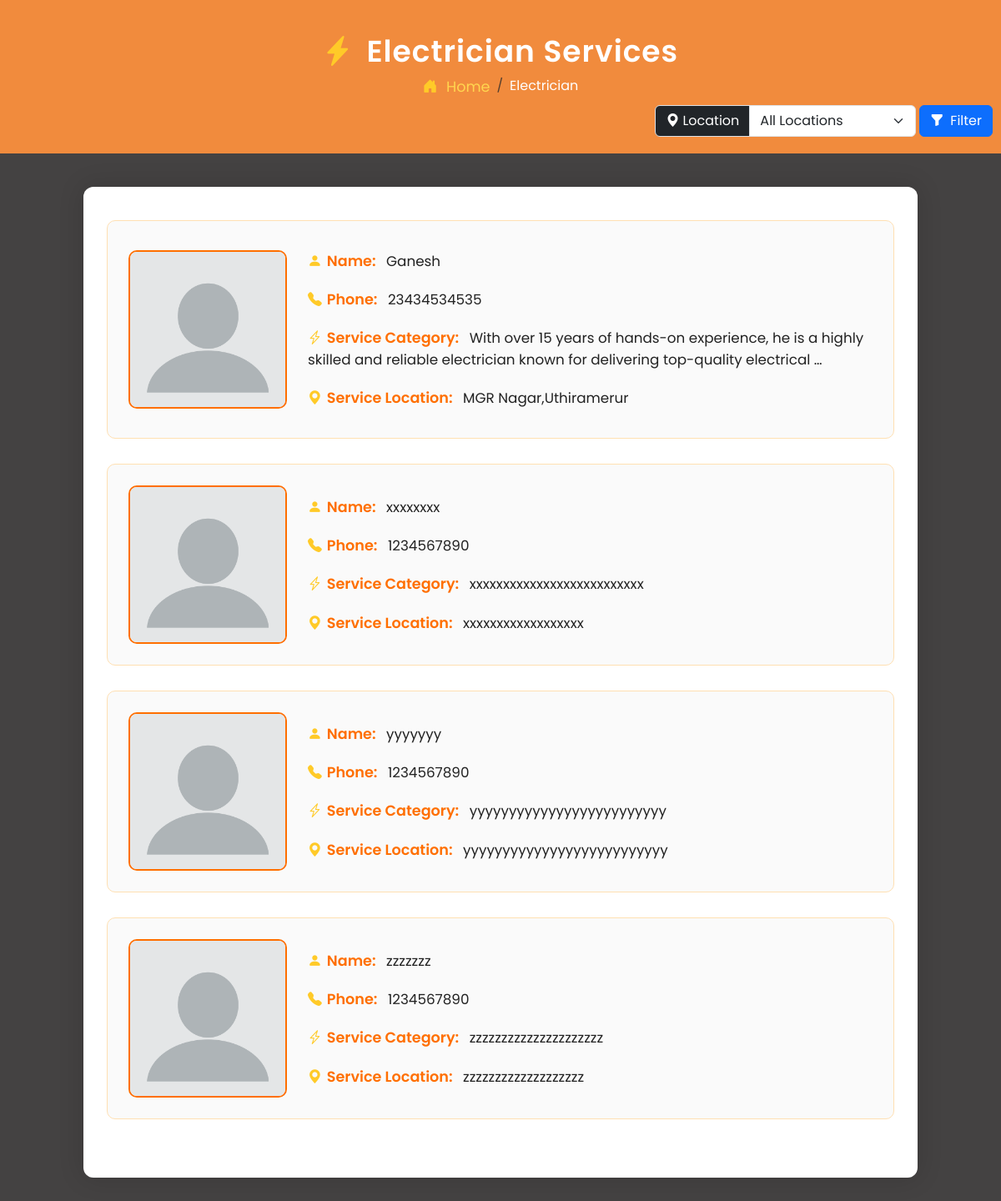
The app's page /electrician/, older data.
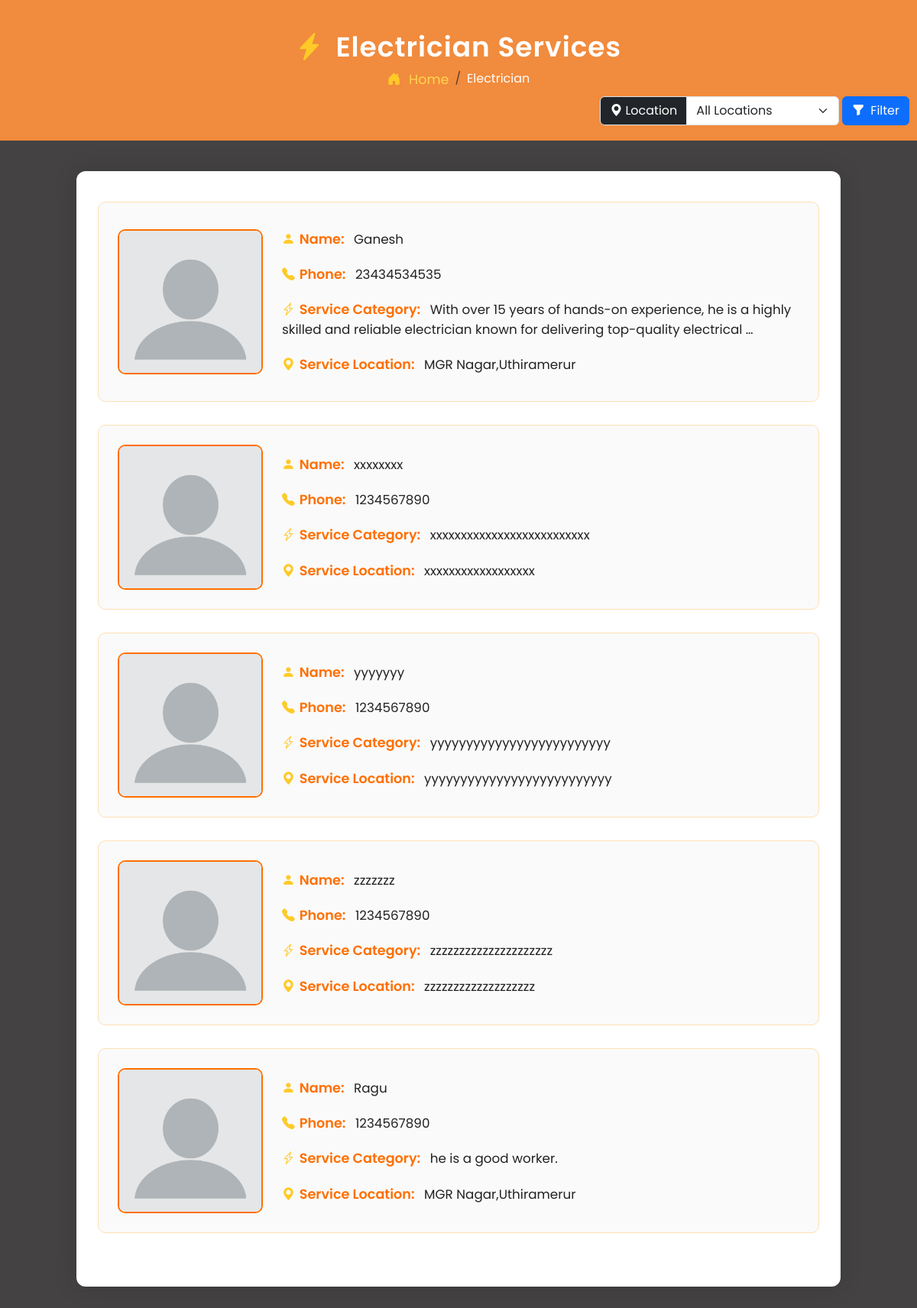
The same page, newer data.
### myapp/models.py (models this page shows, shortened)
class Service(models.Model):
    SERVICE_CHOICES = [
        ('PLUMBER', 'Plumber'),
        ('ELECTRICIAN', 'Electrician'),
        ('CARPENTER', 'Carpenter'),
        ('TV TECH', 'TV Technician'),
    ]
    name = models.CharField(max_length=100)
    service_type = models.CharField(max_length=50, choices=SERVICE_CHOICES)
    description = models.TextField()
    address = models.CharField(max_length=255, blank=True, null=True)
    contact_no = models.CharField(max_length=15, blank=True, null=True)
    created_at = models.DateTimeField(auto_now_add=True)
    updated_at = models.DateTimeField(auto_now=True)

### myapp/views.py (the view)
# urls.py: path('electrician/', views.electrician, name='electrician'),
def electrician(request):
    selected_location = request.GET.get('location', '')
    services = Service.objects.filter(service_type='ELECTRICIAN')
    if selected_location:
        services = services.filter(address__icontains=selected_location)
    locations = Service.objects.filter(service_type='ELECTRICIAN') \
                               .values_list('address', flat=True).distinct()
    return render(request, 'electrician.html', {
        'services': services,
        'locations': locations,
    })

### templates/electrician.html (shortened to what this page needs)
{% load static %}
<!DOCTYPE html>
<html lang="en">
<head>
    <link href="https://cdn.jsdelivr.net/npm/bootstrap@5.3.3/dist/css/bootstrap.min.css" rel="stylesheet">
    <link href="https://cdn.jsdelivr.net/npm/bootstrap-icons@1.10.5/font/bootstrap-icons.css" rel="stylesheet">
    <link rel="stylesheet" href="{% static 'css/electrician.css' %}">
</head>
<body>
    <div class="profile-header">
        <h2><i class="bi bi-lightning-charge-fill icon"></i> Electrician Services</h2>
        <nav aria-label="breadcrumb">
            <ol class="breadcrumb mb-2">
                <li class="breadcrumb-item">
                    <a href="{% url 'homepage' %}">
                        <i class="bi bi-house-door-fill icon"></i> Home
                    </a>
                </li>
                <li class="breadcrumb-item active text-white" aria-current="page">Electrician</li>
            </ol>
            <div class="d-flex justify-content-between align-items-center">
                <form method="get" action="" class="d-flex align-items-center ms-auto">
                    <div class="input-group me-0">
                        <label class="input-group-text bg-dark text-white" for="locationSelect">
                            <i class="bi bi-geo-alt-fill me-1"></i> Location
                        </label>
                        <select name="location" id="locationSelect" class="form-select" style="width: 200px;">
                            <option value="">All Locations</option>
                        </select>
                    </div>
                    <button type="submit" class="btn btn-primary ms-1" style="height: 38px; border-radius: 0.375rem; display: flex; align-items: center; justify-content: center; margin-right: 10px;">
                        <i class="bi bi-funnel-fill me-2"></i> <span>Filter</span>
                    </button>
                </form>
            </div>
        </nav>
    </div>
    <div class="container profile-container">
        <div class="row">
            {% if services %}
                {% for service in services %}
                    <div class="profile-box">
                        <img src="{% static 'images/logo/profile.webp' %}" alt="Profile Picture">
                        <div class="profile-details">
                            <p><i class="bi bi-person-fill icon"></i><span class="label">Name:</span> {{ service.name }}</p>
                            <p><i class="bi bi-telephone-fill icon"></i><span class="label">Phone:</span> {{ service.contact_no }}</p>
                            <p><i class="bi bi-lightning-charge icon"></i><span class="label">Service Category:</span> {{ service.description|truncatewords:20 }}</p>
                            <p><i class="bi bi-geo-alt-fill icon"></i><span class="label">Service Location:</span> {{ service.address }}</p>
                        </div>
                    </div>
                {% endfor %}
            {% else %}
                <p class="no-services"><i class="bi bi-exclamation-circle-fill icon"></i>No electrician services available at the moment.</p>
            {% endif %}
        </div>
    </div>
</body>
</html>

Row changes from the older to the newer data that the page shows:
added Service: name "Ragu", contact_no "1234567890", description "he is a good worker.", address "MGR Nagar,Uthiramerur"
